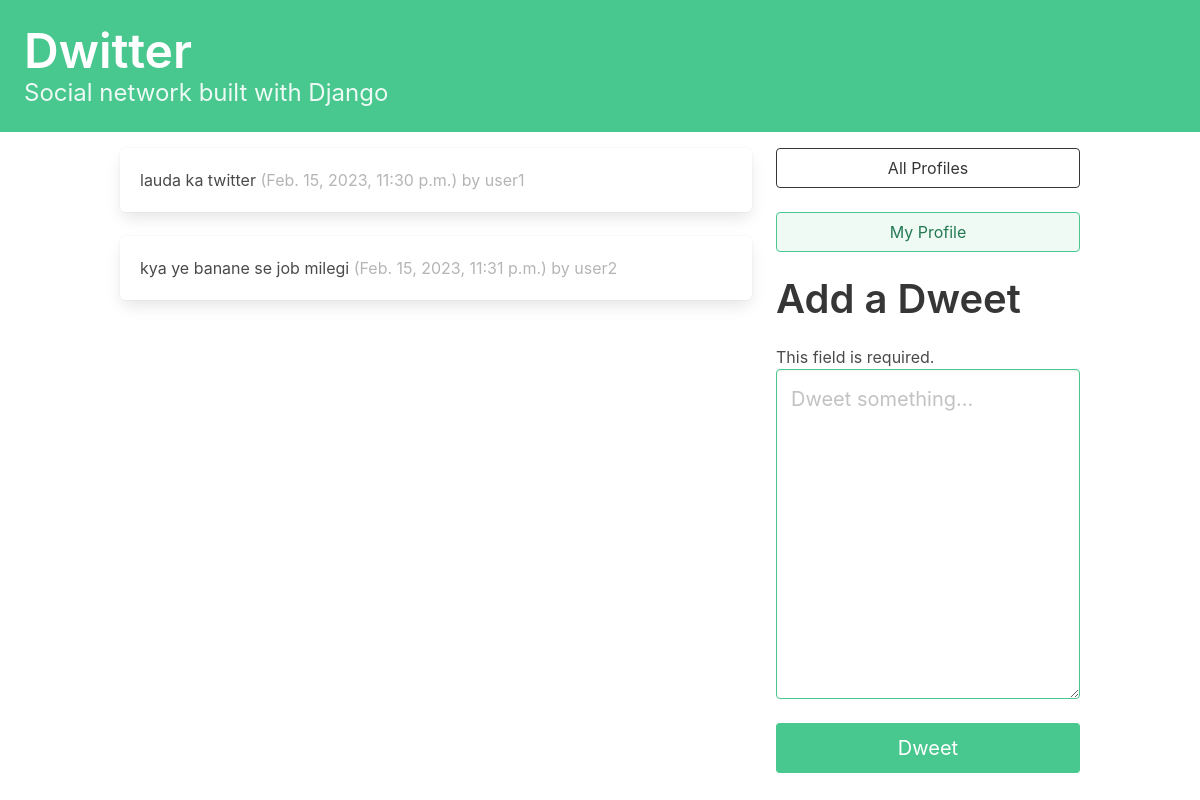
The page / (signed in) on the database as committed earlier.
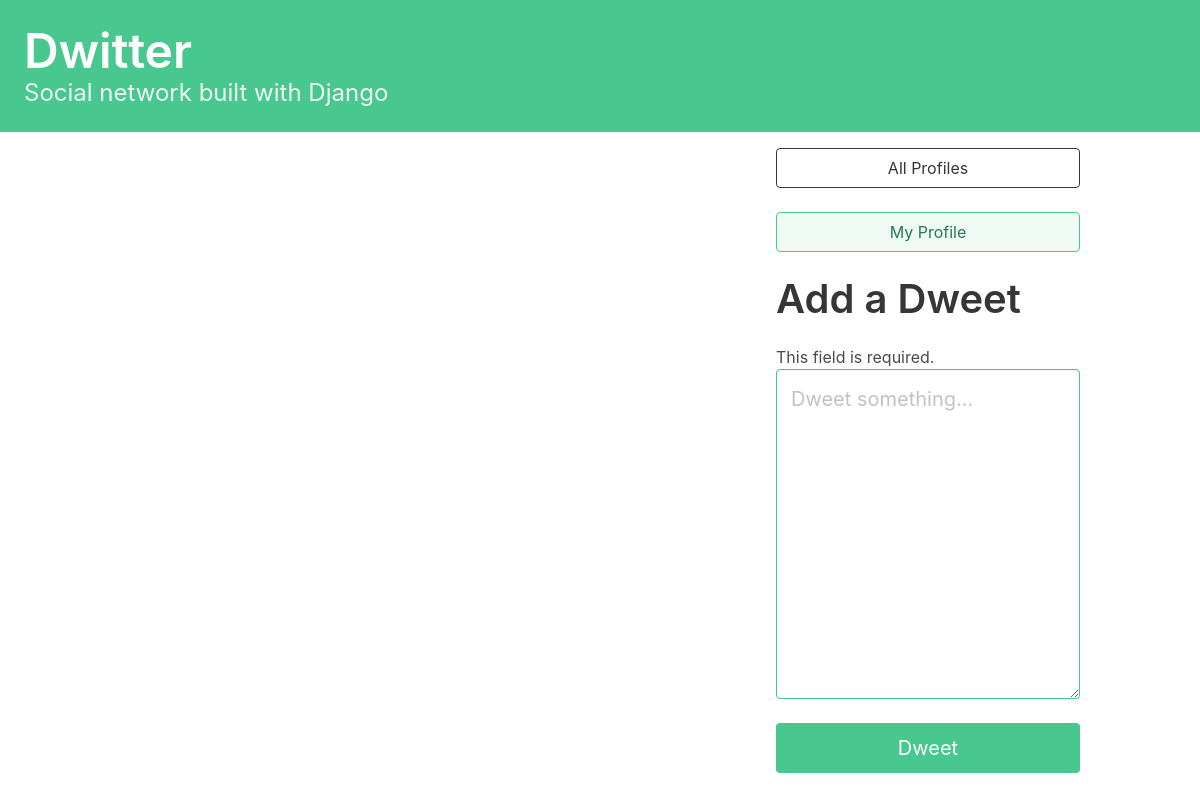
The same page on the database as committed later.
### dwitter/models.py (models this page shows, shortened)
class Dweet(models.Model):
	user = models.ForeignKey(User,related_name='dweets', on_delete=models.DO_NOTHING)
	body = models.CharField(max_length=140)
	created_at = models.DateTimeField(auto_now_add=True)

### dwitter/views.py (the view)
# urls.py: path('', dashboard, name='dashboard'),
def dashboard(request):
    form = DweetForm(request.POST)
    if request.method == 'POST':
        if form.is_valid():
            dweet = form.save(commit=False)
            dweet.user = request.user
            dweet.save()
            return redirect("dwitter:dashboard")
    followed_dweets = Dweet.objects.filter(user__profile__in =
        request.user.profile.follows.all()).order_by('-created_at')
    return render(request,
        'dwitter/dashboard.html', {'form': form, "dweets": followed_dweets},
    )

### dwitter/forms.py
class DweetForm(forms.ModelForm):
	body = forms.CharField(required=True,widget=forms.widgets.Textarea(
	attrs = {
			"placeholder": "Dweet something...",
			"class": "textarea is-success is-medium",
	}
	),
	label="",
	)
	class Meta:
		model = Dweet
		exclude = ('user', )

### dwitter/templates/dwitter/dashboard.html (shortened to what this page needs)
{% extends 'base.html' %}
{% block content %}
<div class='column'>
	{% for followed in user.profile.follows.all %}
		{% for dweet in followed.user.dweets.all %}
		 	<div class='box'>
		 		{{ dweet.body }}
		 		<span class='is-small has-text-grey-light'>
		 			({{ dweet.created_at }}) by {{ dweet.user.username }}
				</span>
		 	</div>
	 	{% endfor %}
	{% endfor %}
</div>
<div class='column is-one-third'>
	<div class="block">
        <a href="{% url 'dwitter:profile_list' %}">
            <button class="button is-dark is-outlined is-fullwidth">
                All Profiles
            </button>
        </a>
	</div>
	<div class='block'>
		<a href="{% url 'dwitter:profile' request.user.profile.id %} ">
			<button class='button is-success is-light is-outlined is-fullwidth'>
				My Profile
			</button>
		</a>
	</div>
	<div class='block'>
		<div class='block'>
			<h2 class="title is-2"> Add a Dweet</h2>
		</div>
		<div class='block'>
			<form method='post'>
				{{ form.as_p }}
				<button class='button is-success is-fullwidth is-medium mt-5' type='submit'>Dweet</button>
			</form>
		</div>
	</div>
</div>
{% endblock content %}

### dwitter/templates/base.html (shortened to what this page needs)
<!DOCTYPE html>
<html>
<head>
	 <link rel="stylesheet"
          href="https://cdn.jsdelivr.net/npm/bulma@0.9.3/css/bulma.min.css">
</head>
<body>
	<section class='hero is-small is-success mb-4'>
		<div class='hero-body'>
			<a href="{% url 'dwitter:dashboard' %}"><h1 class='title is-1'>Dwitter</h1></a>
			<p class='subtitle is-4'>Social network built with Django </p>
		</div>
	</section>
	<div class='container'>
		<div class='columns'>
			{% block content %}
			{% endblock content%}
		</div>
	</div>
</body>
</html>

Rows that differ between the two databases and show on the page:
removed Dweet: body "lauda ka twitter", created_at "Feb. 15, 2023, 11:30 p.m.", user.username "user1"
removed Dweet: body "kya ye banane se job milegi", created_at "Feb. 15, 2023, 11:31 p.m.", user.username "user2"
